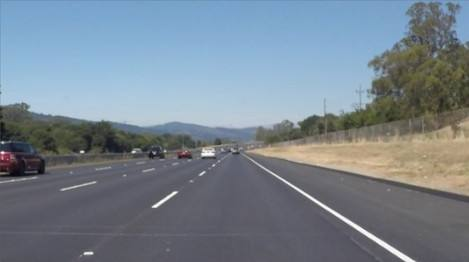
#> input picture Lane Detection/imgs/src.jpg, 469 x 262 px
$ python lane_detection.py   (older library calls are emulated)
#> lines starting #> are read from the running program, lines starting #| are printed output that depends on the picture; after the words box and inside, x2 and y2 are one past the last pixel; in counts of white or black regions, pixels touching at a corner belong together
# -*- coding: utf-8 -*-
"""
Created on Mon May 13 18:34:31 2019

@author: cfd_Liu
"""

import cv2
import numpy as np

def Sobel(warped, low=20, high=255):
    gray = cv2.cvtColor(warped, cv2.COLOR_BGR2GRAY)
    grad = cv2.Sobel(gray, cv2.CV_64F, 1,0, ksize=3)
    grad_abs = np.absolute(grad)
    grad_norm = np.uint8(grad_abs/np.max(grad_abs)*255)

    low = 20; high = 255
    dst = np.zeros_like(grad_norm)
    dst[(grad_norm>=low) & (grad_norm<=high)] = 1
    cv2.imshow('sobel',dst*255)
    return dst
def hsv(warped):
    hsv = cv2.cvtColor(warped, cv2.COLOR_BGR2HSV)
    yellow_low = np.array([0,100,100])
    yellow_high = np.array([80,255,255])
    white_low = np.array([0,0,160])
    white_high = np.array([255,80,255])
    mask_yl = cv2.inRange(hsv, yellow_low, yellow_high)
    mask_wt = cv2.inRange(hsv, white_low, white_high)
    mask = cv2.bitwise_or(mask_yl, mask_wt)
    mask[mask>0] = 1
    cv2.imshow('y and w', mask*255)
    return mask
img = cv2.imread('./imgs/src.jpg', 1)
#> img is the input picture: shape (262, 469, 3); mean B, G, R 143.6, 132.3, 120
(H, W, _) = img.shape
#> H = 262; W = 469

warp_offset = 100
corners_src = [(73,H), (W-58,H), (267,170), (207,170)]
corners_dst = [(warp_offset,H), (W-warp_offset,H), (W-warp_offset,50), (warp_offset,50)]
M = cv2.getPerspectiveTransform(np.float32(corners_src), np.float32(corners_dst))
warped = cv2.warpPerspective(img, M, (W,H))
cv2.imshow('src', warped)
cv2.imwrite('./imgs/1.jpg', warped, [cv2.IMWRITE_JPEG_QUALITY, 100])

mask_sobel = Sobel(warped)
#> in Sobel, `cv2.imshow('sobel',dst*255)`:
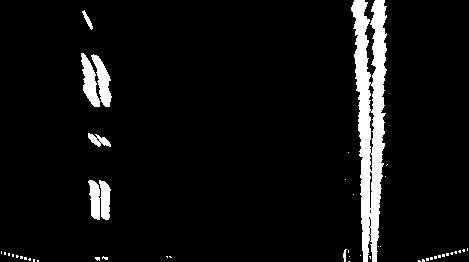
#> window 'sobel': shape (262, 469); 6.3% white; 46 white regions (39 under 20 px), largest, box (x1, y1, x2, y2) and area: (351, 0, 387, 262) 5477, (88, 180, 111, 220) 684, (81, 53, 100, 107) 537
mask_y_w = hsv(warped)
#> in hsv, `hsv = cv2.cvtColor(warped, cv2.COLOR_BGR2HSV)`: hsv: shape (262, 469, 3); mean H, S, V 119.1, 24.9, 111.2
#> in hsv, `mask_yl = cv2.inRange(hsv, yellow_low, yellow_high)`: mask_yl: shape (262, 469); every value is 0
#> in hsv, `mask_wt = cv2.inRange(hsv, white_low, white_high)`: mask_wt: shape (262, 469); 3.5% white; 5 white regions (2 under 20 px), largest, box (x1, y1, x2, y2) and area: (360, 0, 379, 262) 3399, (88, 58, 105, 105) 522, (94, 182, 106, 219) 386
#> in hsv, `mask[mask>0] = 1`:
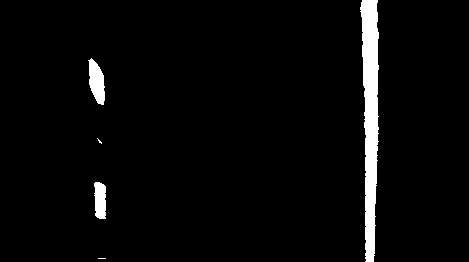
#> mask: shape (262, 469); values 0 (black) and 1 (white), 3.5% white; 5 white regions (2 under 20 px), largest, box (x1, y1, x2, y2) and area: (360, 0, 379, 262) 3399, (88, 58, 105, 105) 522, (94, 182, 106, 219) 386
#mask = mask_sobel | mask_y_w
mask = mask_y_w
cv2.imshow('mask', mask*255)
cv2.imwrite('./imgs/2.jpg', mask, [cv2.IMWRITE_JPEG_QUALITY, 100])

winNumx = 10
winNumy = 10
winSizex = W//winNumx
#> winSizex = 46
winSizey = H//winNumy
#> winSizey = 26

peak = np.sum(mask, axis=0)
#> peak = 469 values, max 262 at index 366, min 0 at index 0, mean 9.22
rec = []

peak[peak<20] = 0
while np.max(peak)>0:
    mid = np.argmax(peak)
    xlow = mid-winSizex//2 if mid+winSizex//2<=W else W-winSizex
    xlow = xlow if xlow>0 else 0
    rec.append(xlow)
    peak[xlow:xlow+winSizex] = 0
#> this loop made 2 passes
#> (mid, xlow) on passes 1 to 2: (366, 343), (99, 76)
#> after the loop, peak = 469 values from 0 to 0; rec = [343, 76]

pointsTotal = []
maskDst = np.dstack((mask, mask, mask))*255
for xlow in rec:
    points = []
    yhigh = H+1; ylow = H-winSizey+1
    for _ in range(winNumy):
        cv2.rectangle(maskDst, (xlow, ylow), (xlow+winSizex, yhigh), (0,255,0), 1)
        (y_inds, x_inds) = mask[ylow:yhigh,xlow:xlow+winSizex].nonzero()
        if len(y_inds)*len(x_inds)<20:
            midx = xlow + winSizex//2
            midy = ylow + winSizey//2
            xlow = xlow
        else:
            for i in range(len(x_inds)):
                maskDst[y_inds[i]+ylow,x_inds[i]+xlow] = [0,0,255]
            midx = np.int(np.mean(x_inds) + xlow)
            midy = np.int(np.mean(y_inds) + ylow)
            xlow = midx - winSizex//2

        points.append((midx,midy))
        yhigh = ylow
        ylow = ylow - winSizey
    pointsTotal.append(points)
#> this loop made 2 passes
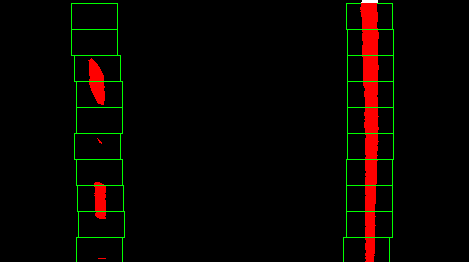
#> maskDst: shape (262, 469, 3); mean of channels 0, 1, 2 0.1, 4.1, 8.7; drawn as B, G, R
#> after the loop, pointsTotal = [[(369, 248), (369, 223), (369, 197), (370, 171), (370, 145), (370, 119), (370, 93), (370, 67), (369, 41), (368, 15)], [(101, 258), (100, 214), (99, 197), (97, 183), (99, 140), (99, 120), (97, 90), (94, 71), (94, 42), (94, 16)]]
for i in pointsTotal:
    for j in i:
        cv2.circle(warped, j, 2, (0,0,255))
#> this loop made 2 passes
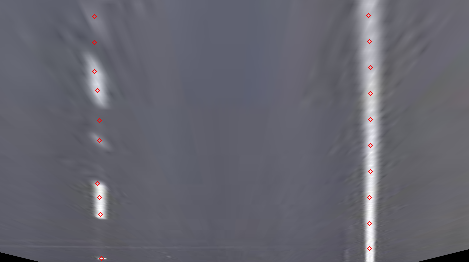
#> warped: shape (262, 469, 3); mean B, G, R 110.9, 100.7, 100.9
cv2.imshow('1', warped)
cv2.imshow('maskDst', maskDst)

fitTotal = []
for points in pointsTotal:
    points = np.array(points)
    fit = np.polyfit(points[:,1], points[:,0], 2)
    fitTotal.append(fit)
#> this loop made 2 passes
#> fit on passes 1 to 2: [-0.000119, 0.0323, 367.9], [-5.68e-05, 0.0448, 92.77]
#> after the loop, fitTotal = [[-0.000119, 0.0323, 367.9], [-5.68e-05, 0.0448, 92.77]]
plot = []
for fit in fitTotal:
    ply = np.linspace(0, H-1, H, dtype=np.int32)
    plx = fit[0]*ply**2 + fit[1]*ply + fit[2]
    pl = np.int32(np.transpose(np.vstack([plx, ply])))
    plot.append(pl)
    for x,y in pl:
        maskDst[y,x] = [255,255,255]
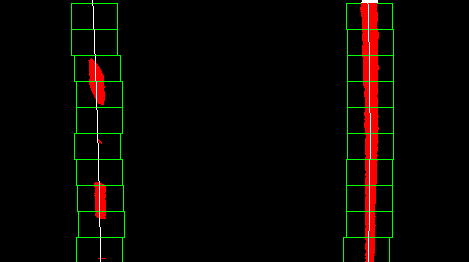
#> maskDst: shape (262, 469, 3); 0.42% of pixels changed, all inside (x1, y1, x2, y2) = (92, 0, 371, 262); drawn as B, G, R
#> after the loop, plot = 2 items
cv2.imshow('fitpoly', maskDst)
cv2.imwrite('./imgs/3.jpg', maskDst, [cv2.IMWRITE_JPEG_QUALITY, 100])

maskOut = np.zeros_like(maskDst)
cv2.fillPoly(maskOut, [np.vstack([plot[0], np.flipud(plot[1])])], (255,0,0))
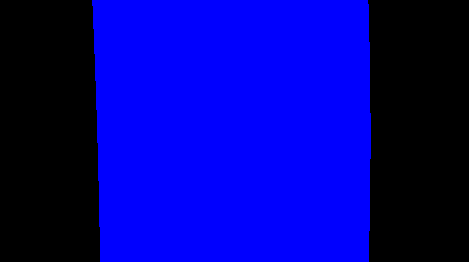
#> maskOut: shape (262, 469, 3); mean of channels 0, 1, 2 148.5, 0, 0; drawn as B, G, R
M_rev = cv2.getPerspectiveTransform(np.float32(corners_dst), np.float32(corners_src))
#> M_rev = [[0.187, -0.767, 193], [4.62e-16, -0.488, 166.8], [1.71e-18, -0.00325, 1]]
out = cv2.warpPerspective(maskOut, M_rev, (W,H))
cv2.imshow('out', out)

Dst = cv2.addWeighted(img, 1, out, 0.5, 0)
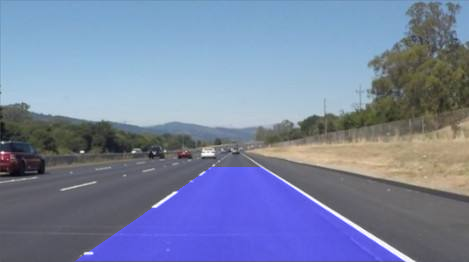
#> Dst: shape (262, 469, 3); mean B, G, R 162.1, 132.3, 120
cv2.imshow('Dst', Dst)
cv2.imwrite('./imgs/4.jpg', Dst, [cv2.IMWRITE_JPEG_QUALITY, 100])
